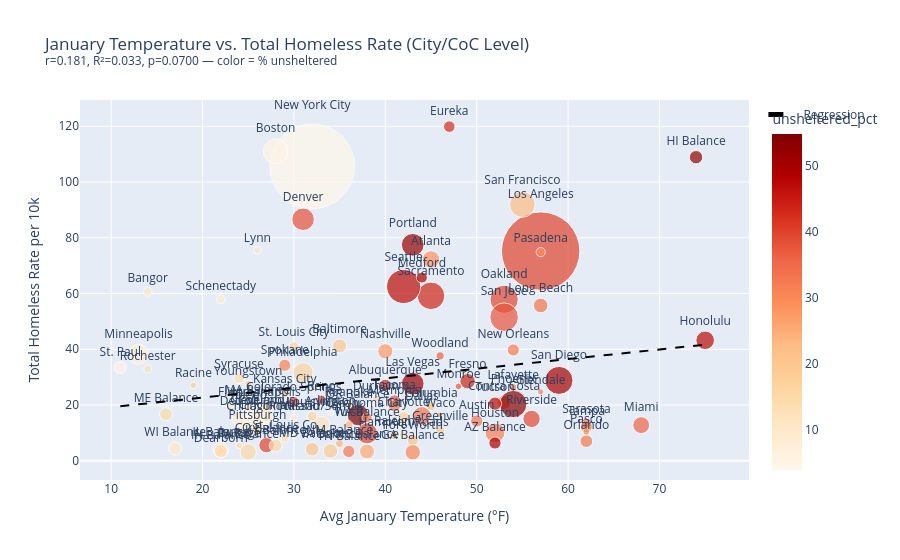

Source (notebook cell):
### Code cell
slope2, intercept2, r2v, p2, se2 = stats.linregress(df['jan_temp_f'], df['homeless_rate_per_10k'])
r2_2 = r2v ** 2
print(f'Jan temp vs total homeless rate: r={r2v:.3f}, R²={r2_2:.3f}, p={p2:.4f}')
print(f'Climate explains {r2_2*100:.0f}% of variance in total homeless rate')

x_range2 = np.linspace(df['jan_temp_f'].min(), df['jan_temp_f'].max(), 100)
y_range2 = slope2 * x_range2 + intercept2

fig2 = px.scatter(
    df, x='jan_temp_f', y='homeless_rate_per_10k',
    size='total_homeless',
    color='unsheltered_pct', color_continuous_scale='OrRd',
    text='city_name',
    hover_name='coc_name',
    title=f'January Temperature vs. Total Homeless Rate (City/CoC Level)<br><sup>r={r2v:.3f}, R²={r2_2:.3f}, p={p2:.4f} — color = % unsheltered</sup>',
    labels={'jan_temp_f': 'Avg January Temperature (°F)', 'homeless_rate_per_10k': 'Total Homeless Rate per 10k'},
    size_max=60,
)
fig2.add_trace(go.Scatter(x=x_range2, y=y_range2, mode='lines', name='Regression', line=dict(color='black', width=2, dash='dash')))
fig2.update_traces(textposition='top center', selector=dict(mode='markers+text'))
fig2.show()

### Figure 1 — Plotly figure (JSON) as saved in the notebook; plotly's stock layout.template omitted (floating-point values rounded to 4 significant figures)
{"data": [{"hovertemplate": "<b>%{hovertext}</b><br><br>Avg January Temperature (°F)=%{x}<br>Total Homeless Rate per 10k=%{y}<br>total_homeless=%{marker.size}<br>city_name=%{text}<br>unsheltered_pct=%{marker.color}<extra></extra>", "hovertext": ["Los Angeles City & County CoC", "San Diego City & County CoC", "Sacramento City & County CoC", "Oakland, Berkeley/Alameda County CoC", "San Francisco CoC", "Fresno City & County CoC", "Pasadena CoC", "Humboldt County CoC", "Contra Costa County CoC", "Yolo County CoC", "Long Beach CoC", "Glendale CoC", "San Jose/Santa Clara City & County CoC", "Riverside City & County CoC", "New York City CoC", "Syracuse, Auburn/Onondaga, Oswego Counties CoC", "Nassau, Suffolk Counties CoC", "Rockland County CoC", "Schenectady City & County CoC", "Seattle/King County CoC", "Washington Balance of State CoC", "Spokane City & County CoC", "Tacoma/Lakewood/Pierce County CoC", "Portland/Multnomah County CoC", "Oregon Balance of State CoC", "Medford/Ashland/Jackson County CoC", "Houston/Harris County CoC", "Dallas City & County CoC", "Fort Worth/Arlington/Tarrant County CoC", "Austin/Travis County CoC", "Waco/McLennan County CoC", "Sarasota/Bradenton/Manatee, Sarasota Counties CoC", "Tampa/Hillsborough County CoC", "Orlando/Orange, Osceola, Seminole Counties CoC", "Pasco County CoC", "Miami/Dade County CoC", "Metropolitan Denver CoC", "Colorado Balance of State CoC", "Colorado Springs/El Paso County CoC", "Boston CoC", "Massachusetts Balance of State CoC", "Lynn CoC", "Phoenix/Mesa/Maricopa County CoC", "Arizona Balance of State CoC", "Tucson/Pima County CoC", "Chicago CoC", "Illinois Balance of State CoC", "DuPage County CoC", "Minneapolis/Hennepin County CoC", "Saint Paul/Ramsey County CoC", "Rochester/Southeast Minnesota CoC", "Philadelphia CoC", "Pittsburgh/Allegheny County CoC", "Pennsylvania Balance of State CoC", "Atlanta CoC", "Georgia Balance of State CoC", "Las Vegas/Clark County CoC", "Reno/Sparks/Washoe County CoC", "Detroit CoC", "Dearborn/Dearborn Heights/Westland/Wayne County CoC", "Flint/Genesee County CoC", "Cincinnati/Hamilton County CoC", "Toledo/Lucas County CoC", "Columbus/Franklin County CoC", "Youngstown/Mahoning County CoC", "Cleveland/Cuyahoga County CoC", "Baltimore CoC", "Maryland Balance of State CoC", "Roanoke City & County/Salem CoC", "Newport News/Hampton/Virginia Beach CoC", "Arlington County CoC", "Virginia Balance of State CoC", "Raleigh/Wake County CoC", "Charlotte/Mecklenburg County CoC", "Durham County CoC", "North Carolina Balance of State CoC", "Hawaii Balance of State CoC", "Honolulu CoC", "Indianapolis CoC", "Indiana Balance of State CoC", "Nashville/Davidson County CoC", "Memphis/Shelby County CoC", "Tennessee Balance of State CoC", "St. Louis City CoC", "St. Louis County CoC", "Kansas City CoC", "Lafayette/Acadiana CoC", "New Orleans/Jefferson Parish CoC", "Monroe/Northeast Louisiana CoC", "Wisconsin Balance of State CoC", "Racine City & County CoC", "Albuquerque CoC", "New Mexico Balance of State CoC", "Oklahoma City CoC", "Tulsa City & County CoC", "Louisville/Jefferson County CoC", "Kentucky Balance of State CoC", "Columbia/Midlands CoC", "Greenville/Anderson/Spartanburg CoC", "Maine Balance of State CoC", "Bangor/Penobscot County CoC"], "legendgroup": "", "marker": {"color": [39.9, 50.0, 43.6, 39.6, 22.7, 43.9, 29.3, 42.8, 32.7, 36.2, 33.3, 31.3, 37.7, 39.2, 4.3, 13.3, 11.5, 10.3, 8.6, 46.9, 39.9, 31.1, 37.3, 51.8, 54.9, 49.8, 31.8, 32.7, 21.8, 32.9, 27.8, 41.7, 30.8, 32.6, 29.5, 35.7, 38.1, 39.7, 39.3, 5.3, 3.9, 11.0, 53.6, 49.1, 46.9, 8.2, 10.2, 15.2, 7.3, 5.5, 13.6, 17.0, 17.7, 15.5, 28.6, 30.2, 51.6, 38.7, 7.6, 15.8, 9.6, 8.1, 9.6, 9.4, 15.8, 9.8, 19.8, 20.7, 15.8, 12.3, 8.3, 19.0, 19.3, 17.3, 13.6, 25.6, 52.5, 47.0, 10.9, 14.7, 27.7, 32.7, 32.7, 16.2, 12.3, 16.2, 31.5, 31.9, 37.5, 9.8, 18.7, 43.6, 24.0, 32.4, 24.0, 16.2, 14.7, 21.9, 19.3, 14.7, 10.7], "coloraxis": "coloraxis", "size": [75312, 9626, 9278, 9747, 8035, 2894, 1038, 1634, 2444, 837, 2600, 486, 9974, 3673, 88025, 1423, 3655, 522, 912, 14190, 5384, 1791, 1968, 6297, 5624, 1463, 4741, 4210, 1578, 1840, 432, 1258, 1782, 1980, 584, 3472, 6198, 2874, 1538, 7498, 10234, 712, 9129, 1834, 2134, 6139, 2934, 512, 4892, 1834, 734, 4978, 1378, 3234, 3689, 2912, 6263, 1034, 2634, 634, 812, 1234, 812, 2134, 634, 2034, 2412, 2312, 634, 812, 412, 2634, 1034, 1734, 734, 2734, 2178, 4212, 1834, 2034, 2812, 1834, 1834, 1234, 812, 1234, 634, 1812, 534, 2034, 534, 1834, 834, 1234, 834, 1234, 2034, 812, 1034, 2034, 934], "sizemode": "area", "sizeref": 24.45, "symbol": "circle"}, "mode": "markers+text", "name": "", "orientation": "v", "showlegend": false, "text": ["Los Angeles", "San Diego", "Sacramento", "Oakland", "San Francisco", "Fresno", "Pasadena", "Eureka", "Contra Costa", "Woodland", "Long Beach", "Glendale", "San Jose", "Riverside", "New York City", "Syracuse", "Nassau/Suffolk", "Rockland", "Schenectady", "Seattle", "WA Balance", "Spokane", "Tacoma", "Portland", "OR Balance", "Medford", "Houston", "Dallas", "Fort Worth", "Austin", "Waco", "Sarasota", "Tampa", "Orlando", "Pasco", "Miami", "Denver", "CO Balance", "Colorado Springs", "Boston", "MA Balance", "Lynn", "Phoenix", "AZ Balance", "Tucson", "Chicago", "IL Balance", "DuPage", "Minneapolis", "St. Paul", "Rochester", "Philadelphia", "Pittsburgh", "PA Balance", "Atlanta", "GA Balance", "Las Vegas", "Reno", "Detroit", "Dearborn", "Flint", "Cincinnati", "Toledo", "Columbus", "Youngstown", "Cleveland", "Baltimore", "MD Balance", "Roanoke", "Hampton Roads", "Arlington", "VA Balance", "Raleigh", "Charlotte", "Durham", "NC Balance", "HI Balance", "Honolulu", "Indianapolis", "IN Balance", "Nashville", "Memphis", "TN Balance", "St. Louis City", "St. Louis Co", "Kansas City", "Lafayette", "New Orleans", "Monroe", "WI Balance", "Racine", "Albuquerque", "NM Balance", "Oklahoma City", "Tulsa", "Louisville", "KY Balance", "Columbia", "Greenville", "ME Balance", "Bangor"], "textposition": "top center", "type": "scatter", "x": [57, 59, 45, 53, 55, 49, 57, 47, 53, 46, 57, 57, 53, 56, 32, 24, 33, 30, 22, 42, 38, 29, 41, 43, 37, 44, 52, 44, 43, 50, 46, 62, 62, 62, 62, 68, 31, 27, 30, 28, 26, 26, 54, 52, 52, 25, 22, 24, 13, 11, 14, 31, 26, 25, 45, 43, 43, 33, 24, 22, 23, 27, 25, 27, 25, 26, 35, 32, 36, 42, 34, 34, 41, 42, 39, 38, 74, 75, 27, 22, 40, 41, 36, 30, 29, 29, 54, 54, 48, 17, 19, 40, 35, 38, 36, 32, 28, 45, 46, 16, 14], "xaxis": "x", "y": [75.21, 28.83, 59.17, 57.94, 91.94, 28.55, 74.84, 119.9, 20.96, 37.61, 55.7, 24.73, 51.51, 15.04, 105.6, 29.6, 12.9, 15.43, 57.88, 62.52, 9.84, 34.26, 21.37, 77.47, 16.41, 65.72, 10.02, 16.11, 7.49, 14.26, 16.49, 13.46, 12.21, 7.03, 10.39, 12.78, 86.62, 5.61, 21.06, 111.0, 16.1, 75.5, 20.36, 6.38, 20.5, 11.92, 3.95, 5.5, 38.17, 33.47, 32.93, 31.58, 11.31, 3.18, 72.22, 3.06, 27.63, 21.93, 15.14, 3.64, 19.96, 14.86, 18.85, 16.12, 27.62, 16.08, 41.18, 4.15, 20.24, 9.08, 17.26, 3.5, 9.16, 15.54, 22.21, 3.32, 108.9, 43.22, 19.01, 3.47, 39.28, 19.73, 3.34, 40.92, 8.09, 24.29, 26.41, 39.75, 26.7, 4.41, 27.06, 27.06, 6.19, 15.51, 12.85, 15.94, 5.44, 19.51, 11.0, 16.7, 60.62], "yaxis": "y"}, {"line": {"color": "black", "dash": "dash", "width": 2}, "mode": "lines", "name": "Regression", "type": "scatter", "x": [11.0, 11.65, 12.29, 12.94, 13.59, 14.23, 14.88, 15.53, 16.17, 16.82, 17.46, 18.11, 18.76, 19.4, 20.05, 20.7, 21.34, 21.99, 22.64, 23.28, 23.93, 24.58, 25.22, 25.87, 26.52, 27.16, 27.81, 28.45, 29.1, 29.75, 30.39, 31.04, 31.69, 32.33, 32.98, 33.63, 34.27, 34.92, 35.57, 36.21, 36.86, 37.51, 38.15, 38.8, 39.44, 40.09, 40.74, 41.38, 42.03, 42.68, 43.32, 43.97, 44.62, 45.26, 45.91, 46.56, 47.2, 47.85, 48.49, 49.14, 49.79, 50.43, 51.08, 51.73, 52.37, 53.02, 53.67, 54.31, 54.96, 55.61, 56.25, 56.9, 57.55, 58.19, 58.84, 59.48, 60.13, 60.78, 61.42, 62.07, 62.72, 63.36, 64.01, 64.66, 65.3, 65.95, 66.6, 67.24, 67.89, 68.54, 69.18, 69.83, 70.47, 71.12, 71.77, 72.41, 73.06, 73.71, 74.35, 75.0], "y": [19.56, 19.78, 20.0, 20.23, 20.45, 20.67, 20.9, 21.12, 21.34, 21.57, 21.79, 22.01, 22.24, 22.46, 22.68, 22.91, 23.13, 23.35, 23.58, 23.8, 24.02, 24.25, 24.47, 24.69, 24.92, 25.14, 25.36, 25.59, 25.81, 26.03, 26.26, 26.48, 26.7, 26.93, 27.15, 27.37, 27.6, 27.82, 28.04, 28.27, 28.49, 28.71, 28.93, 29.16, 29.38, 29.6, 29.83, 30.05, 30.27, 30.5, 30.72, 30.94, 31.17, 31.39, 31.61, 31.84, 32.06, 32.28, 32.51, 32.73, 32.95, 33.18, 33.4, 33.62, 33.85, 34.07, 34.29, 34.52, 34.74, 34.96, 35.19, 35.41, 35.63, 35.86, 36.08, 36.3, 36.53, 36.75, 36.97, 37.2, 37.42, 37.64, 37.87, 38.09, 38.31, 38.54, 38.76, 38.98, 39.2, 39.43, 39.65, 39.87, 40.1, 40.32, 40.54, 40.77, 40.99, 41.21, 41.44, 41.66]}], "layout": {"coloraxis": {"colorbar": {"title": {"text": "unsheltered_pct"}}, "colorscale": [[0.0, "rgb(255,247,236)"], [0.125, "rgb(254,232,200)"], [0.25, "rgb(253,212,158)"], [0.375, "rgb(253,187,132)"], [0.5, "rgb(252,141,89)"], [0.625, "rgb(239,101,72)"], [0.75, "rgb(215,48,31)"], [0.875, "rgb(179,0,0)"], [1.0, "rgb(127,0,0)"]]}, "legend": {"itemsizing": "constant", "tracegroupgap": 0}, "title": {"text": "January Temperature vs. Total Homeless Rate (City/CoC Level)<br><sup>r=0.181, R²=0.033, p=0.0700 — color = % unsheltered</sup>"}, "xaxis": {"anchor": "y", "domain": [0.0, 1.0], "title": {"text": "Avg January Temperature (°F)"}}, "yaxis": {"anchor": "x", "domain": [0.0, 1.0], "title": {"text": "Total Homeless Rate per 10k"}}}}
